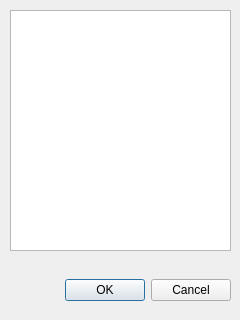
<?xml version="1.0" encoding="UTF-8"?>
<ui version="4.0">
 <class>Dialog</class>
 <widget class="QDialog" name="Dialog">
  <property name="geometry">
   <rect>
    <x>0</x>
    <y>0</y>
    <width>240</width>
    <height>320</height>
   </rect>
  </property>
  <property name="windowTitle">
   <string>Dialog</string>
  </property>
  <widget class="QDialogButtonBox" name="buttonBox">
   <property name="geometry">
    <rect>
     <x>10</x>
     <y>270</y>
     <width>221</width>
     <height>41</height>
    </rect>
   </property>
   <property name="orientation">
    <enum>Qt::Horizontal</enum>
   </property>
   <property name="standardButtons">
    <set>QDialogButtonBox::Cancel|QDialogButtonBox::Ok</set>
   </property>
  </widget>
  <widget class="QTreeView" name="ModelView">
   <property name="geometry">
    <rect>
     <x>10</x>
     <y>10</y>
     <width>221</width>
     <height>241</height>
    </rect>
   </property>
  </widget>
 </widget>
 <resources/>
 <connections>
  <connection>
   <sender>buttonBox</sender>
   <signal>accepted()</signal>
   <receiver>Dialog</receiver>
   <slot>accept()</slot>
   <hints>
    <hint type="sourcelabel">
     <x>248</x>
     <y>254</y>
    </hint>
    <hint type="destinationlabel">
     <x>157</x>
     <y>274</y>
    </hint>
   </hints>
  </connection>
  <connection>
   <sender>buttonBox</sender>
   <signal>rejected()</signal>
   <receiver>Dialog</receiver>
   <slot>reject()</slot>
   <hints>
    <hint type="sourcelabel">
     <x>316</x>
     <y>260</y>
    </hint>
    <hint type="destinationlabel">
     <x>286</x>
     <y>274</y>
    </hint>
   </hints>
  </connection>
 </connections>
</ui>
